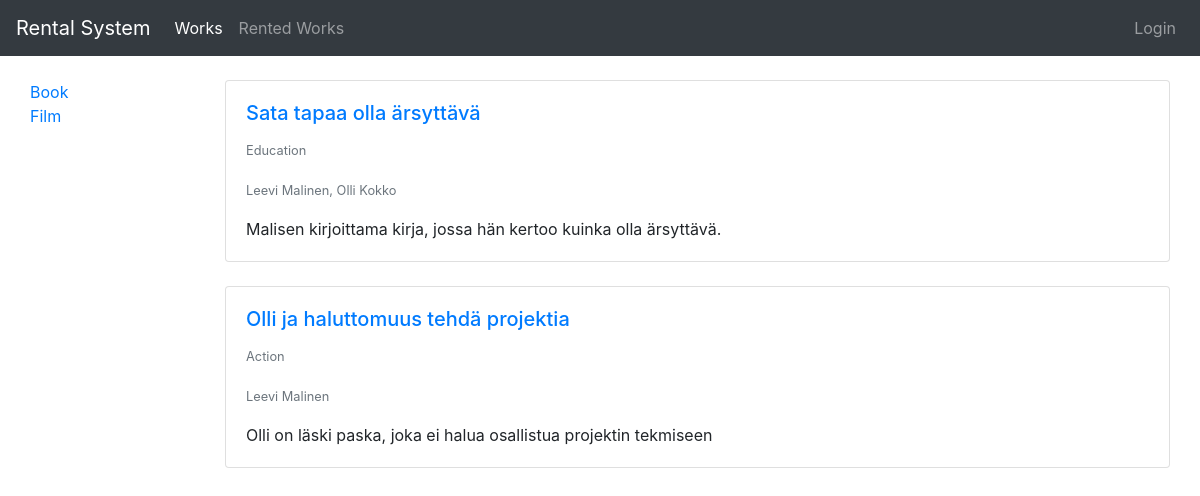
/, run on an earlier commit of the app's database.
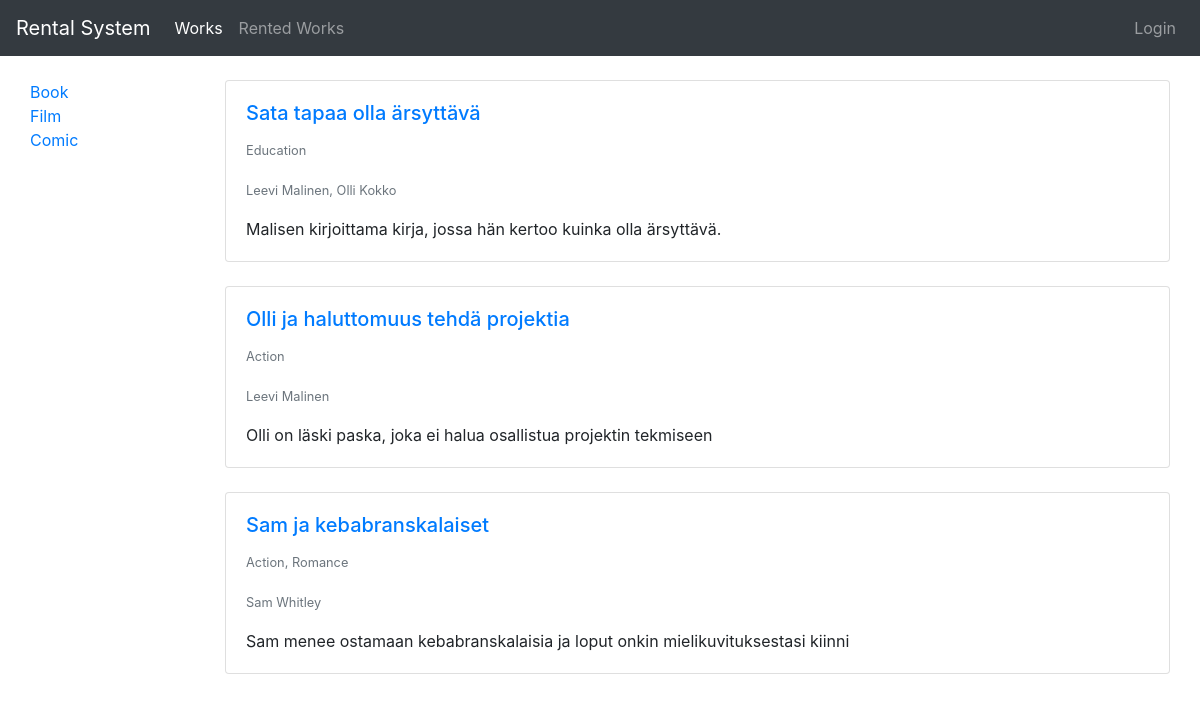
And on a later commit of the database.
### rental_system/models.py (models this page shows, shortened)
class Type(models.Model):
    type = models.CharField(max_length=200)
    def __str__(self):
        return self.type

class Work(models.Model):
    creators = models.ManyToManyField(Creator)
    type = models.ForeignKey(Type, on_delete=models.CASCADE)
    genres = models.ManyToManyField(Genre)
    publishers = models.ManyToManyField(Publisher)
    title = models.CharField(max_length=200)
    desc = models.CharField(max_length=200)
    pub_date = models.IntegerField()

class Genre(models.Model):
    genre = models.CharField(max_length=200)
    def __str__(self):
        return self.genre

class Creator(models.Model):
    first_name = models.CharField(max_length=200)
    last_name = models.CharField(max_length=200)
    def __str__(self):
        return self.first_name + " " + self.last_name

### rental_system/views.py (the view)
# urls.py: path('', views.index, name='index'),
def index(request):
    works = Work.objects.all()
    types = Type.objects.all()
    context = {'works': works, 'types': types}
    return render(request, 'rental_system/index.html', context)

### rental_system/templates/rental_system/index.html
{% extends 'base.html' %}
{% block content %}
<div class="container-fluid">
    <div class="row">
        {% if types %}
        <div class="col-2">
            <nav id="sidebar">
                <ul class="list-unstyled components">
                    {% for type in types %}
                    <li>
                        <a href="#">{{ type }}</a>
                    </li>
                    {% endfor %}
                </ul>
            </nav>
        </div>
        {% endif %}
        {% if works %}
        <div class="col-10">
            {% for work in works %}
            <div class="card">
                <div class="card-body">
                    <a href="work/{{ work.id }}">
                        <h5 class="card-title">{{ work.title }}</h5>
                    </a>
                    <p class="card-text"><small class="text-muted">{{ work.genres.all|join:", " }}</small></p>
                    <p class="card-text"><small class="text-muted">{{ work.creators.all|join:", " }}</small></p>
                    <p class="card-text">{{ work.desc }}</p>
                </div>
            </div>
            <br>
            {% endfor %}
        </div>
    </div>
    {% else %}
    <p>No works are available.</p>
    {% endif %}
</div>
{% endblock %}

### templates/base.html (shortened to what this page needs)
<!doctype html>
<html lang="en">
<head>
	<link rel="stylesheet" href="https://stackpath.bootstrapcdn.com/bootstrap/4.4.1/css/bootstrap.min.css"
>
</head>
<body>
	<nav class="navbar navbar-expand-lg navbar-dark bg-dark">
		<a class="navbar-brand" href="{% url 'index' %}">Rental System</a>
		<div class="collapse navbar-collapse" id="navbarNav">
			<ul class="navbar-nav">
				<li class="nav-item active">
					<a class="nav-link" href="{% url 'index' %}">Works<span class="sr-only">(current)</span></a>
				</li>
				<li class="nav-item">
					<a class="nav-link" href="#">Rented Works</a>
				</li>
			</ul>
			<ul class="navbar-nav ml-auto">
					{% if user.is_authenticated %}
					<li class="nav-item dropdown">
						<a class="nav-link dropdown-toggle" data-toggle="dropdown" href="#" role="button" aria-haspopup="true" aria-expanded="false">{{ user.username }}</a>
						<div class="dropdown-menu">
						  <a class="dropdown-item" href="/logout">Logout</a>
						</div>
					  </li>
					{% else %}
						<a class="nav-link" href="{% url 'login' %}">Login</a>
					{% endif %}
			</ul>
		</div>
	</nav>
	<br>
	<div class="container-fluid">
		{% block content %}
		{% endblock %}
	</div>
</body>
</html>

What changed in the data, as far as the page shows it:
added Type: type "Comic"
added Work: title "Sam ja kebabranskalaiset", genres.all "Action, Romance", creators.all "Sam Whitley", desc "Sam menee ostamaan kebabranskalaisia ja loput onkin mielikuvituksestasi kiinni"
